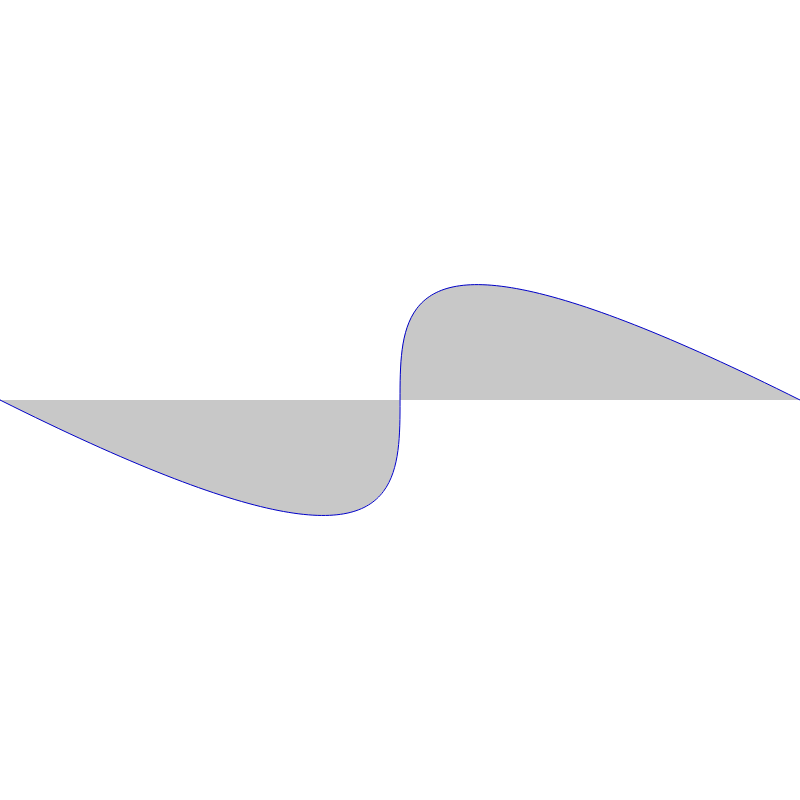
Frame 1 (no input)
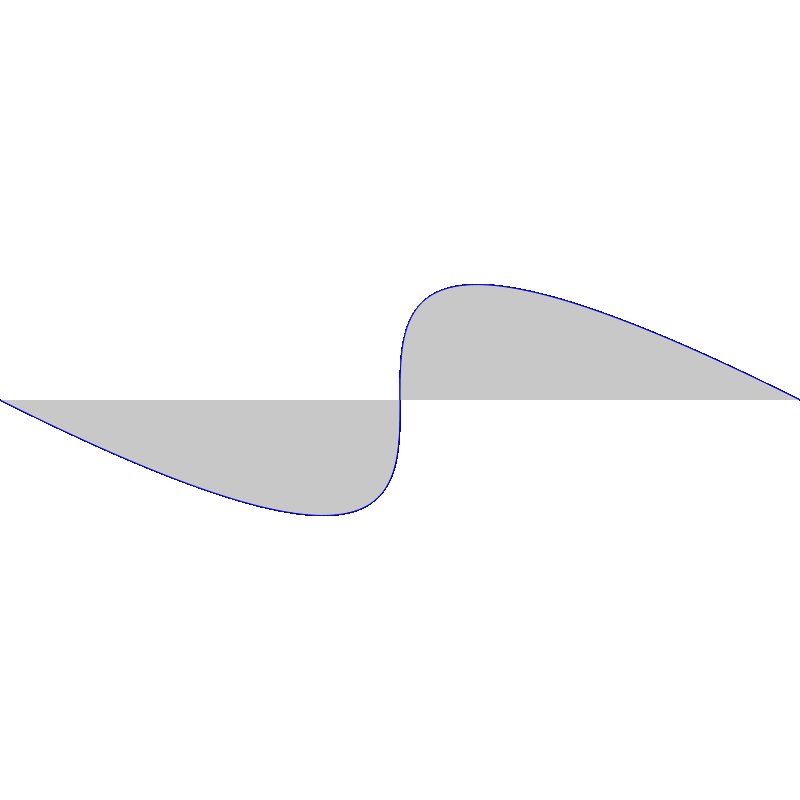
Frame 60 (no input)
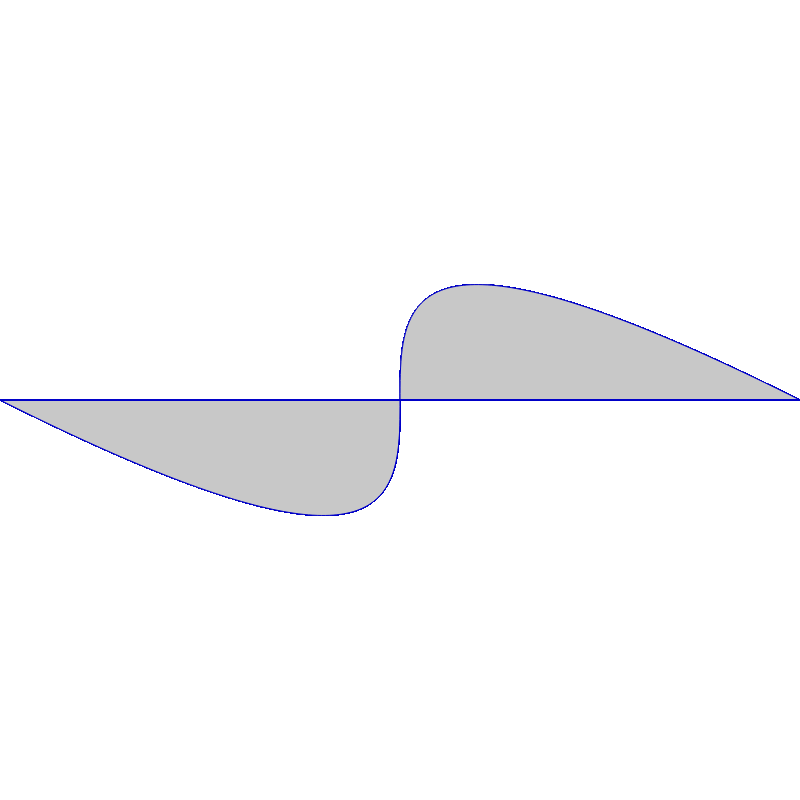
Frame 120 (the mouse pressed at the canvas centre since frame 60)

The p5.js sketch that drew these frames (run headless with seeded random() and noise() and a simulated clock; from frame 60 on, the mouse is pressed at the canvas centre):

// p5.js sketch
// ── sketch.js
/// <reference path="./p5.global-mode.d.ts" />

function setup() {
  // put setup code here
	createCanvas(800, 800);
	background(255);
}


function draw() {
	// put drawing code here
	fill(200);
	stroke(0, 0, 200);
	bezier(0, 400, 800-mouseX, 800-mouseY, mouseX, mouseY, 800, 400); 
}
